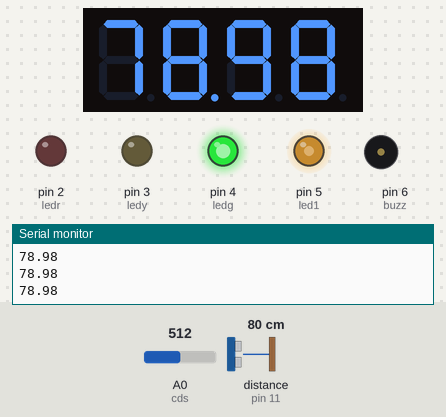
The sketch below on a simulated Arduino Mega 2560, built with avr-gcc and run on an emulated ATmega2560. Shown: 4-digit seven-segment display, output pins drawn as LEDs (lit = HIGH), buzzer (waves = sounding), the last lines printed to the serial monitor. Wiring (inferred from the names in the program): ultrasonic range finder: trigger pin 12; echo pin 11; 4-digit 7-segment display, segments lit when HIGH: segments pin 36, pin 37, pin 38, pin 39, pin 40, pin 41, pin 42, pin 43; digit selects pin 28, pin 29, pin 30, pin 31. The inputs (shaded band) are chosen by the test bench; at power-on: distance to the obstacle (sensor on pin 11) 80 cm, A0 (cds) = 512. The echo pulse lasts 58.3 µs per cm; the segment pins are drawn as the display they are named for; pins used as bus, display or sensor lines are not drawn.

Above: at 1.2 s.
1.3 s: distance to the obstacle (sensor on pin 11) set to 299 cm
At 2.03 s:
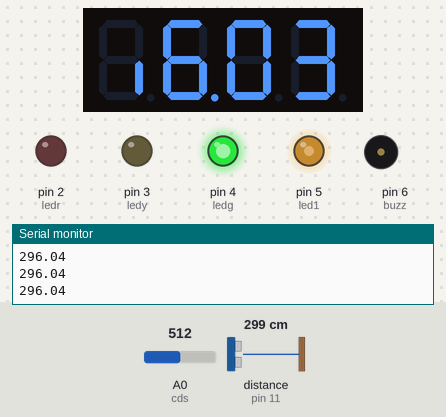
3.2 s: distance to the obstacle (sensor on pin 11) set to 120 cm
At 3.47 s:
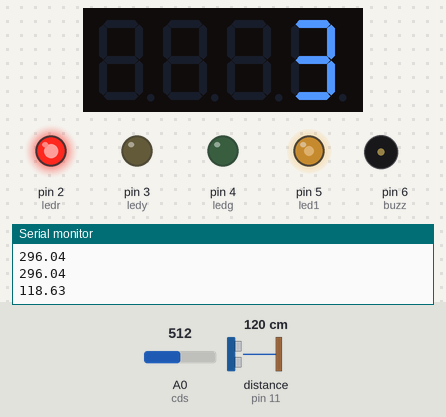
5.3 s: A0 (cds) set to 681
At 6.55 s:
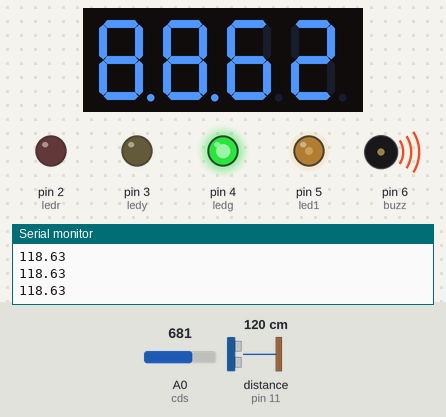
7.0 s: A0 (cds) set to 717
At 8.3 s:
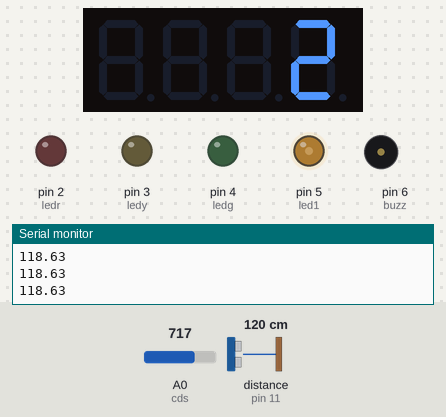
8.6 s: A0 (cds) set to 0
At 9.68 s:
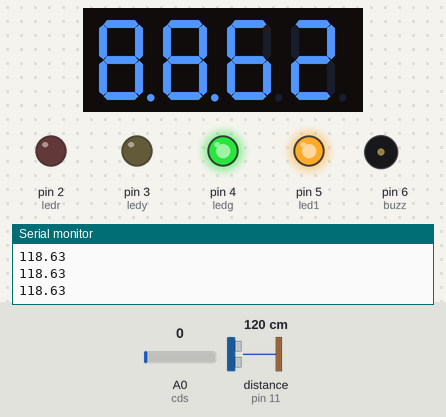
10.3 s: distance to the obstacle (sensor on pin 11) set to 60 cm
At 10.45 s:
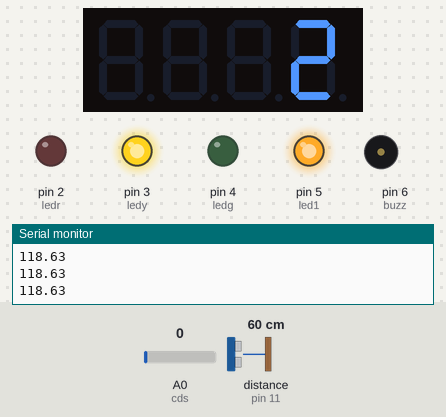
Timing chart, 0 to 13.1 s (numbered marks = the images above; inputs shaded):
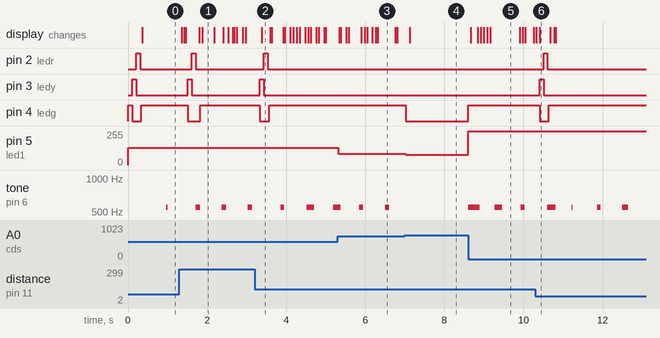

Measured:
- the behaviour switches between 699 and 700 on A0 (cds) (found by bisection; images 3 and 4)
- after the input at 1.3 s, pin 2 (ledr): LOW → HIGH after 0.31 s, → LOW 0.10 s later; pin 3 (ledy): LOW → HIGH after 0.21 s, → LOW 0.10 s later; pin 4 (ledg): HIGH → LOW after 0.21 s, → HIGH 0.31 s later; the display: first changes after 0.06 s (image 1 shows a later state)
- after the input at 3.2 s, pin 2 (ledr): LOW → HIGH after 0.23 s, → LOW 0.10 s later; pin 3 (ledy): LOW → HIGH after 0.13 s, → LOW 0.10 s later; pin 4 (ledg): HIGH → LOW after 0.13 s, → HIGH 0.25 s later; the display: changes after 0.18 s (image 2)
- after the input at 5.3 s, pin 5 (led1): 128/255 → 86/255 at once
- after the input at 7.0 s, pin 4 (ledg): HIGH → LOW at once; pin 5 (led1): 86/255 → 77/255 at once; tone on pin 6 (buzz): stops changing and stays silent
- after the input at 8.6 s, pin 4 (ledg): LOW → HIGH at once; pin 5 (led1): 77/255 → 255/255 at once; tone on pin 6 (buzz): goes 550 Hz 0.28 s, silent 0.38 s, 550 Hz 0.19 s, silent 0.47 s, 550 Hz 0.09 s, then silent, starting at once; the display: changes after 0.06 s (image 5)
- after the input at 10.3 s, pin 2 (ledr): LOW → HIGH after 0.21 s, → LOW 0.10 s later; pin 3 (ledy): LOW → HIGH after 0.11 s, → LOW 0.10 s later; pin 4 (ledg): HIGH → LOW after 0.11 s, → HIGH 0.23 s later

The sketch:

___________2_bonus_.ino
```cpp
#include <Arduino.h>
#include <math.h>

/*
CDS의 값과 반비례해서 5번핀에 연결된 LED 의 밝기가 변합니다.
또한, 초음파센서의 값에 따라서 LED 의 색과 버저의 주기가 변합니다.
초음파센서를 통해서 측정한 거리 또한 FND에 표시됩니다.
*/

//------------------핀 설정-------------------------
const byte led1 = 5;
const byte ledg = 4;
const byte ledy = 3;
const byte ledr = 2;
const byte buzz = 6;

const byte cds = 0;
const byte trig = 12;
const byte echo = 11;

const int pin[8] = {36, 37, 38, 39, 40, 41, 42, 43};
const int com[4] = {28, 29, 30, 31};
//--------------------------------------------------
const int digits[10][8] = {
    {1, 1, 1, 1, 1, 1, 0, 0}, // 0
    {0, 1, 1, 0, 0, 0, 0, 0}, // 1
    {1, 1, 0, 1, 1, 0, 1, 0}, // 2
    {1, 1, 1, 1, 0, 0, 1, 0}, // 3
    {0, 1, 1, 0, 0, 1, 1, 0}, // 4
    {1, 0, 1, 1, 0, 1, 1, 0}, // 5
    {1, 0, 1, 1, 1, 1, 1, 0}, // 6
    {1, 1, 1, 0, 0, 0, 0, 0}, // 7
    {1, 1, 1, 1, 1, 1, 1, 0}, // 8
    {1, 1, 1, 1, 0, 1, 1, 0}, // 9
};
//-----------millis()사용을 위한 값들-----------------
unsigned long current = 0;
unsigned long previous1 = 0;
unsigned long previous2 = 0;
unsigned long previous3 = 0;

bool buzz1 = 0;
bool buzz2 = 0;
bool buzz3 = 0;
//--------------------------------------------------
int cdsval = 0;
int ledval = 0;

float prevval = 0;

int buzzmode = 0;
//--------------------------------------------------
float sensor();
void allledoff();
void segments();
void ledctrl();
void buzzer();
//==================================================
void setup()
{
  pinMode(led1, OUTPUT);
  pinMode(trig, OUTPUT);
  pinMode(echo, INPUT);

  pinMode(ledg, OUTPUT);
  pinMode(ledy, OUTPUT);
  pinMode(ledr, OUTPUT);

  for (int i = 0; i < 8; i++)
  {
    pinMode(pin[i], OUTPUT);
  }
  for (int i = 0; i < 4; i++)
  {
    pinMode(com[i], OUTPUT);
  }

  Serial.begin(9600);

  for (int i = 0; i < 4; i++)
  {
    digitalWrite(com[i], HIGH);
  }
}
//==================================================
void loop()
{
  cdsval = analogRead(cds);
  ledval = map(cdsval, 0, 1023, 0, 255);
  ledval = 255 - ledval;
  analogWrite(led1, ledval);

  if (cdsval < 700)
  {
    ledctrl();
    buzzer();
    segments();
  }

  if (cdsval >= 700)
  {
    allledoff();
    noTone(buzz);
  }
}
//==================================================
float sensor()
{ //초음파센서에서 값을 읽는 함수.
  float duration, distance;

  digitalWrite(trig, 1);
  delayMicroseconds(10);
  digitalWrite(trig, 0);

  duration = pulseIn(echo, HIGH);
  distance = duration * 0.034 / 2;

  return (distance);
}
//==================================================
void ledctrl()
{ //거리에 따라서 LED와 버저를 조절하는 함수.
  float distance = sensor();

  allledoff(); // 모든 LED를 끔.

  if (abs(prevval - distance) > 7)
  { //거리가 급속도로 변하는지 판단.
    digitalWrite(ledg, 1);
    delay(100);
    digitalWrite(ledg, 0);
    digitalWrite(ledy, 1);
    delay(100);
    digitalWrite(ledy, 0);
    digitalWrite(ledr, 1);
    delay(100);
    digitalWrite(ledr, 0);
  }
  else if (distance < 10)
  {
    digitalWrite(ledr, 1);
    buzzmode = 1;
  }
  else if (distance >= 10 && distance < 20)
  {
    digitalWrite(ledy, 1);
    buzzmode = 2;
  }
  else if (distance >= 20)
  {
    digitalWrite(ledg, 1);
    buzzmode = 3;
  }
  prevval = distance;
}
//==================================================
void allledoff()
{ //모든 LED를 끄는 함수.
  digitalWrite(ledr, 0);
  digitalWrite(ledy, 0);
  digitalWrite(ledg, 0);
}
//==================================================
void segments()
{ //7-세그먼트에 값을 표시하는 함수.
  float integer, decimal;
  float value = sensor();

  decimal = modff(value, &integer);
  decimal *= 100;

  int num1 = static_cast<int>(integer) / 10; //FND 첫째 수. 정수부분의 십의자리.
  int num2 = static_cast<int>(integer) % 10; //FND 둘째 수. 정수부분의 일의자리.
  int num3 = static_cast<int>(decimal) / 10; //FND 셋째 수. 소수 첫째자리.
  int num4 = static_cast<int>(decimal) % 10; //FND 넷째 수. 소수 둘째자리.

  for (int i = 0; i < 4; i++)
  {
    for (int j = 0; j < 4; j++)
    {
      digitalWrite(com[j], HIGH);
    }

    switch (i)
    {
    case 0:
      for (int num = 0; num < 8; num++)
      { //FND-1
        digitalWrite(pin[num], digits[num1][num]);
      }
      break;

    case 1:
      for (int num = 0; num < 8; num++)
      { //FND-2
        digitalWrite(pin[num], digits[num2][num]);
      }
      digitalWrite(pin[7], 1); //소숫점
      break;

    case 2:
      for (int num = 0; num < 8; num++)
      { //FND-3
        digitalWrite(pin[num], digits[num3][num]);
      }
      break;

    case 3:
      for (int num = 0; num < 8; num++)
      { //FND-4
        digitalWrite(pin[num], digits[num4][num]);
      }
      break;

    default:
      break;
    }
    digitalWrite(com[i], LOW);
    Serial.println(sensor()); //디버깅용 시리얼
  }
}
//==================================================
void buzzer()
{                           //버저 삐삐거리는 함수.
  unsigned long smol = 100; // 울리는 간격들.
  unsigned long med = 200;
  unsigned long loong = 300;

  current = millis(); //세그먼트의 표기에 영향을 주지 않게하기 위해서 millis() 를 사용함.

  if (current - previous1 > smol)
  { //단거리 삑삑
    previous1 = current;

    if (buzz1 == 0)
    {
      buzz1 = 1;
      if (buzzmode == 1)
      {
        tone(buzz, 880);
      }
    }
    else
    {
      buzz1 = 0;
      noTone(buzz);
    }
  }

  if (current - previous2 > med)
  { //중거리 삑삑
    previous2 = current;

    if (buzz2 == 0)
    {
      buzz2 = 1;
      if (buzzmode == 2)
      {
        tone(buzz, 660);
      }
    }
    else
    {
      buzz2 = 0;
      noTone(buzz);
    }
  }

  if (current - previous3 > loong)
  { //장거리 삑삑
    previous3 = current;

    if (buzz3 == 0)
    {
      buzz3 = 1;
      if (buzzmode == 3)
      {
        tone(buzz, 550);
      }
    }
    else
    {
      buzz3 = 0;
      noTone(buzz);
    }
  }
}
```
